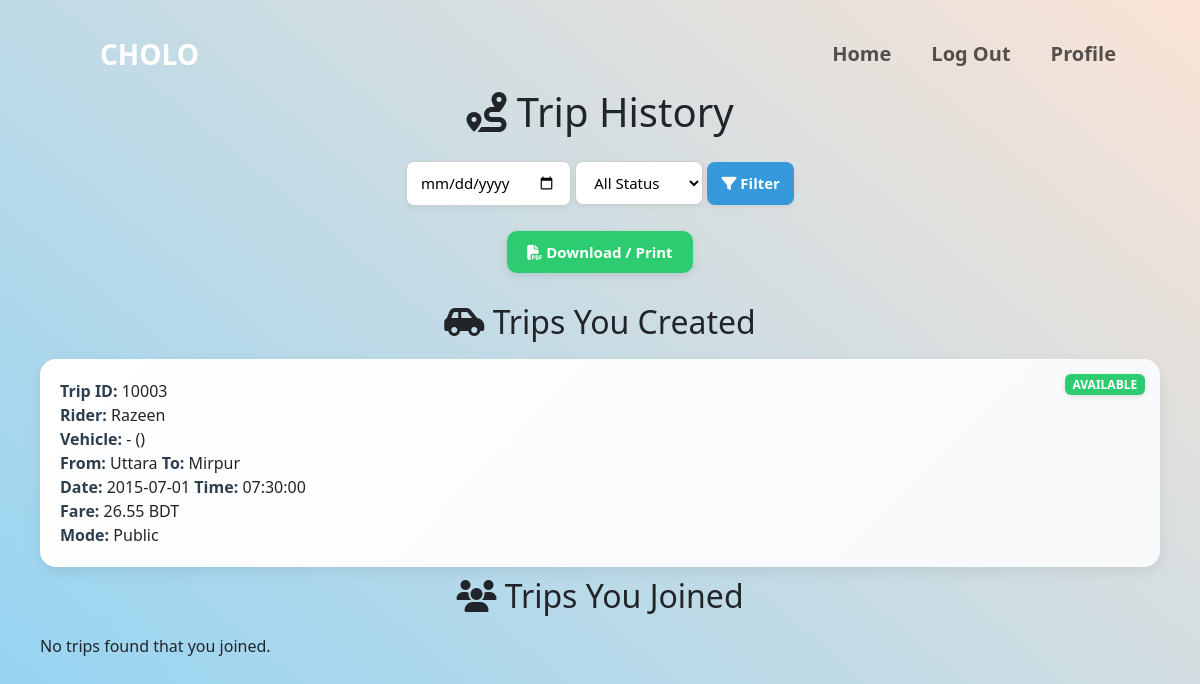
Page /backend/trip_history.php (signed in) on the earlier database version.
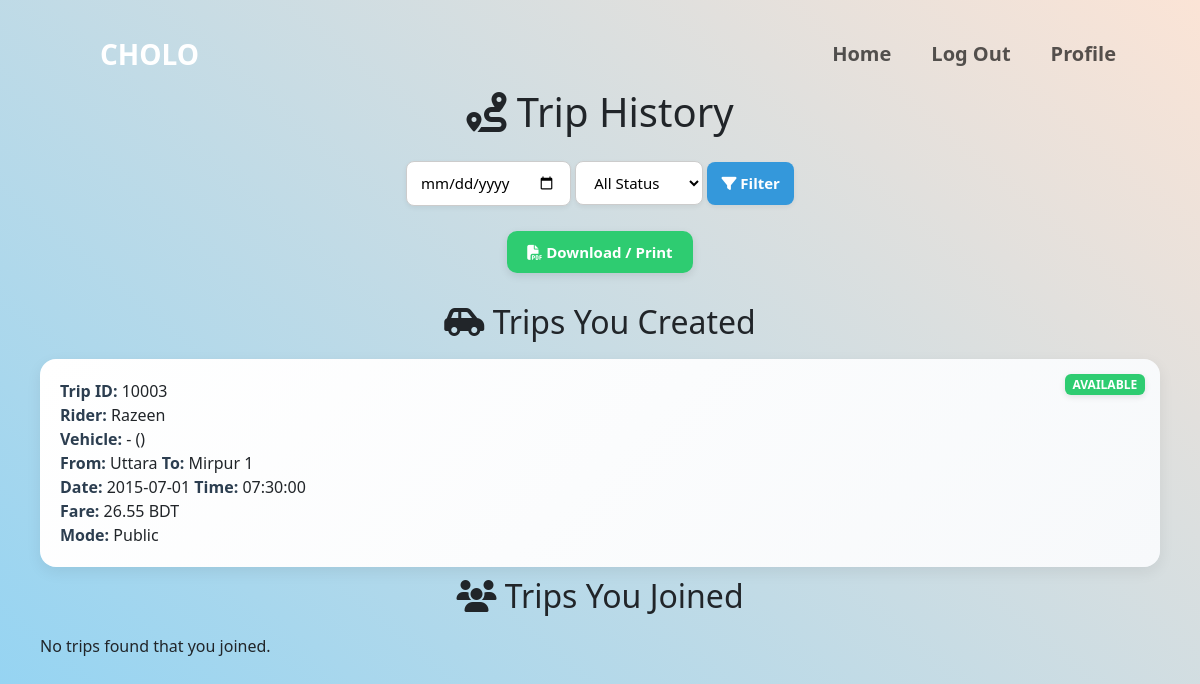
Same page on the later database version.
### tables this page shows
CREATE TABLE Trips (
    Trip_ID INT PRIMARY KEY AUTO_INCREMENT,
    Student_ID VARCHAR(20),
    where_loc VARCHAR(50),
    Capacity INT,
    Time TIME,
    Date DATE,
    Vehicle_Info VARCHAR(50),
    Fare DECIMAL(5,2),
    Meet_up_location VARCHAR(100),
    Mode_of_Commute VARCHAR(30),
    trip_status VARCHAR(30),
    to_loc VARCHAR(50),
    Used_capacity INT,
    FOREIGN KEY (Student_ID) REFERENCES User(Student_ID) ON DELETE SET NULL,
    FOREIGN KEY (where_loc) REFERENCES Locations(area_locations) ON DELETE SET NULL,
    FOREIGN KEY (to_loc) REFERENCES Locations(area_locations) ON DELETE SET NULL
)AUTO_INCREMENT=10001;

CREATE TABLE User (
    Student_ID VARCHAR(20) PRIMARY KEY,
    Name VARCHAR(100) NOT NULL,
    Gsuite_Email VARCHAR(100) UNIQUE NOT NULL,
    Scanned_ID VARCHAR(255),
    Semester VARCHAR(20),
    Department VARCHAR(50),
    Thana VARCHAR(50),
    Phone_Number VARCHAR(15),  
    Password VARCHAR(100) NOT NULL,
    Address VARCHAR(255),      
    Gender VARCHAR(10),        
    Profile_Pic VARCHAR(255),  
    UserStatus VARCHAR(30)
);

### backend/trip_history.php (the view, shortened to what this page needs)
<?php
include 'db_connection.php';
$loggedInID = $_SESSION["User_ID"];
$dateFilter = mysqli_real_escape_string($conn, $_GET['date'] ?? '');
$filterSQL = "";
$ownTripsQuery = "
    SELECT t.*, u.Name, pv.Vehicle_Type, pv.Model_Name, pv.Vehicle_Number
    FROM Trips t
    LEFT JOIN User u ON t.Student_ID = u.Student_ID
    LEFT JOIN Private_Vehicle pv ON pv.Owner_ID = t.Student_ID
    WHERE t.Student_ID = '$loggedInID' $filterSQL
    ORDER BY t.Date DESC, t.Time DESC
";
$joinedTripsQuery = "
    SELECT t.*, u.Name, pv.Vehicle_Type, pv.Model_Name, pv.Vehicle_Number
    FROM Trips t
    JOIN Trip_Joiners tj ON t.Trip_ID = tj.Trip_ID
    LEFT JOIN User u ON t.Student_ID = u.Student_ID
    LEFT JOIN Private_Vehicle pv ON pv.Owner_ID = t.Student_ID
    WHERE tj.Student_ID = '$loggedInID' $filterSQL
    ORDER BY t.Date DESC, t.Time DESC
";
$ownTripsResult = mysqli_query($conn, $ownTripsQuery);
$joinedTripsResult = mysqli_query($conn, $joinedTripsQuery);
?>
<!DOCTYPE html>
<html lang="en">
<head>
    <link rel="stylesheet" href="css/trip_history.css">
    <link rel="stylesheet" href="https://cdnjs.cloudflare.com/ajax/libs/font-awesome/6.5.0/css/all.min.css">
     <link
      href="https://cdn.jsdelivr.net/npm/bootstrap@5.3.5/dist/css/bootstrap.min.css"
      rel="stylesheet"
    />
</head>
<body>
     <div class=" ps-3 pe-3">
     <nav class="navbar navbar-expand-lg">
          <a class="navbar-brand fw-bolder fs-3" href="../backend/landing_page.php" style="color:white; margin-left: 4rem;">CHOLO</a>
          <div class="collapse navbar-collapse me-3" id="navbarSupportedContent">
            <ul class="navbar-nav mb-2 mb-lg-0 ms-auto  ">
              <li class="nav-item pe-4 fs-5 fw-bold ">
                <a class="nav-link " aria-current="page" href="../backend/landing_page.php">Home</a>
              </li>
              <li class="nav-item pe-4 fs-5 fw-bold">
                <a class="nav-link " href="logout.php">Log Out</a>
              </li>
              <li class="nav-item pe-4 fs-5 fw-bold">
                <a class="nav-link " href="../backend/profile.php">Profile</a>
              </li>
            </ul>
          </div>
        </nav>
        </div>
<h1><i class="fas fa-route"></i> Trip History</h1>
<div class="filters">
    <form method="get">
        <input type="date" name="date" value="<?= htmlspecialchars($dateFilter) ?>">
        <select name="status">
            <option value="">All Status</option>
        </select>
        <button type="submit"><i class="fas fa-filter"></i> Filter</button>
    </form>
</div>
<div class="button-group">
    <button onclick="window.print()" class="print-btn"><i class="fas fa-file-pdf"></i> Download / Print</button>
</div>
<h2><i class="fas fa-car-side"></i> Trips You Created</h2>
<div class="history-container">
    <?php if (mysqli_num_rows($ownTripsResult) === 0) { ?>
        <p>No trips found that you created.</p>
    <?php } else {
        while ($trip = mysqli_fetch_assoc($ownTripsResult)) { ?>
            <div class="history-card">
                <div class="badge <?= $trip['trip_status'] ?>"><?= $trip['trip_status'] ?></div>
                <strong>Trip ID:</strong> <?= $trip['Trip_ID'] ?><br>
                <strong>Rider:</strong> <?= $trip['Name'] ?><br>
                <strong>Vehicle:</strong> <?= $trip['Vehicle_Type'] ?> - <?= $trip['Model_Name'] ?> (<?= $trip['Vehicle_Number'] ?>)<br>
                <strong>From:</strong> <?= $trip['where_loc'] ?> <strong>To:</strong> <?= $trip['to_loc'] ?><br>
                <strong>Date:</strong> <?= $trip['Date'] ?> <strong>Time:</strong> <?= $trip['Time'] ?><br>
                <strong>Fare:</strong> <?= $trip['Fare'] ?> BDT<br>
                <strong>Mode:</strong> <?= $trip['Mode_of_Commute'] ?><br>
            </div>
    <?php } } ?>
</div>
<h2><i class="fas fa-users"></i> Trips You Joined</h2>
<div class="history-container">
    <?php if (mysqli_num_rows($joinedTripsResult) === 0) { ?>
        <p>No trips found that you joined.</p>
    <?php } else {
        while ($trip = mysqli_fetch_assoc($joinedTripsResult)) { ?>
            <div class="history-card">
                <div class="badge <?= $trip['trip_status'] ?>"><?= $trip['trip_status'] ?></div>
                <strong>Trip ID:</strong> <?= $trip['Trip_ID'] ?><br>
                <strong>Rider:</strong> <?= $trip['Name'] ?><br>
                <strong>Vehicle:</strong> <?= $trip['Vehicle_Type'] ?> - <?= $trip['Model_Name'] ?> (<?= $trip['Vehicle_Number'] ?>)<br>
                <strong>From:</strong> <?= $trip['where_loc'] ?> <strong>To:</strong> <?= $trip['to_loc'] ?><br>
                <strong>Date:</strong> <?= $trip['Date'] ?> <strong>Time:</strong> <?= $trip['Time'] ?><br>
                <strong>Fare:</strong> <?= $trip['Fare'] ?> BDT<br>
                <strong>Mode:</strong> <?= $trip['Mode_of_Commute'] ?><br>
            </div>
    <?php } } ?>
</div>
</body>
</html>

Differences in the rows shown:
changed trips "Uttara": to_loc "Mirpur" → "Mirpur 1"
